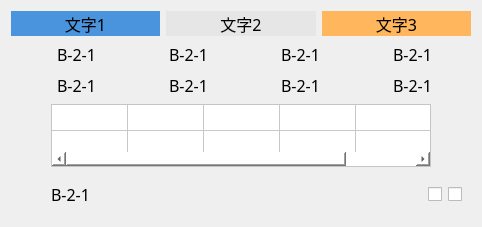
      <widget class="QWidget" name="verLayWidget12" native="true">
       <layout class="QVBoxLayout" name="verticalLayout_17">
        <item>
         <layout class="QHBoxLayout" name="horizontalLayout_121">
          <item>
           <widget class="QLabel" name="label_65">
            <property name="minimumSize">
             <size>
              <width>0</width>
              <height>25</height>
             </size>
            </property>
            <property name="maximumSize">
             <size>
              <width>16777215</width>
              <height>25</height>
             </size>
            </property>
            <property name="font">
             <font>
              <family>黑体</family>
              <pointsize>12</pointsize>
             </font>
            </property>
            <property name="autoFillBackground">
             <bool>false</bool>
            </property>
            <property name="styleSheet">
             <string notr="true">background-color: rgb(74, 148, 222);</string>
            </property>
            <property name="text">
             <string>文字1</string>
            </property>
            <property name="alignment">
             <set>Qt::AlignCenter</set>
            </property>
           </widget>
          </item>
          <item>
           <widget class="QLabel" name="label_66">
            <property name="minimumSize">
             <size>
              <width>0</width>
              <height>25</height>
             </size>
            </property>
            <property name="maximumSize">
             <size>
              <width>16777215</width>
              <height>25</height>
             </size>
            </property>
            <property name="font">
             <font>
              <family>黑体</family>
              <pointsize>12</pointsize>
             </font>
            </property>
            <property name="autoFillBackground">
             <bool>false</bool>
            </property>
            <property name="styleSheet">
             <string notr="true">background-color: rgb(230, 230, 230);</string>
            </property>
            <property name="text">
             <string>文字2</string>
            </property>
            <property name="alignment">
             <set>Qt::AlignCenter</set>
            </property>
           </widget>
          </item>
          <item>
           <widget class="QLabel" name="label_67">
            <property name="minimumSize">
             <size>
              <width>0</width>
              <height>25</height>
             </size>
            </property>
            <property name="maximumSize">
             <size>
              <width>16777215</width>
              <height>25</height>
             </size>
            </property>
            <property name="font">
             <font>
              <family>黑体</family>
              <pointsize>12</pointsize>
             </font>
            </property>
            <property name="autoFillBackground">
             <bool>false</bool>
            </property>
            <property name="styleSheet">
             <string notr="true">background-color: rgb(255, 182, 92);</string>
            </property>
            <property name="text">
             <string>文字3</string>
            </property>
            <property name="alignment">
             <set>Qt::AlignCenter</set>
            </property>
           </widget>
          </item>
         </layout>
        </item>
        <item>
         <layout class="QHBoxLayout" name="horizontalLayout_122">
          <item>
           <layout class="QHBoxLayout" name="horizontalLayout_123">
            <item>
             <widget class="QLabel" name="label_111">
              <property name="minimumSize">
               <size>
                <width>25</width>
                <height>25</height>
               </size>
              </property>
              <property name="maximumSize">
               <size>
                <width>25</width>
                <height>25</height>
               </size>
              </property>
              <property name="styleSheet">
               <string notr="true">border-image: url(:/img/false.png);</string>
              </property>
              <property name="text">
               <string/>
              </property>
             </widget>
            </item>
            <item>
             <widget class="QLabel" name="label1_83">
              <property name="minimumSize">
               <size>
                <width>60</width>
                <height>25</height>
               </size>
              </property>
              <property name="maximumSize">
               <size>
                <width>60</width>
                <height>25</height>
               </size>
              </property>
              <property name="font">
               <font>
                <family>黑体</family>
                <pointsize>12</pointsize>
               </font>
              </property>
              <property name="text">
               <string>B-2-1</string>
              </property>
             </widget>
            </item>
           </layout>
          </item>
          <item>
           <layout class="QHBoxLayout" name="horizontalLayout_124">
            <item>
             <widget class="QLabel" name="label_110">
              <property name="minimumSize">
               <size>
                <width>25</width>
                <height>25</height>
               </size>
              </property>
              <property name="maximumSize">
               <size>
                <width>25</width>
                <height>25</height>
               </size>
              </property>
              <property name="styleSheet">
               <string notr="true">border-image: url(:/img/false.png);</string>
              </property>
              <property name="text">
               <string/>
              </property>
             </widget>
            </item>
            <item>
             <widget class="QLabel" name="label1_84">
              <property name="minimumSize">
               <size>
                <width>60</width>
                <height>25</height>
               </size>
              </property>
              <property name="maximumSize">
               <size>
                <width>60</width>
                <height>25</height>
               </size>
              </property>
              <property name="font">
               <font>
                <family>黑体</family>
                <pointsize>12</pointsize>
               </font>
              </property>
              <property name="text">
               <string>B-2-1</string>
              </property>
             </widget>
            </item>
           </layout>
          </item>
          <item>
           <layout class="QHBoxLayout" name="horizontalLayout_125">
            <item>
             <widget class="QLabel" name="label_107">
              <property name="minimumSize">
               <size>
                <width>25</width>
                <height>25</height>
               </size>
              </property>
              <property name="maximumSize">
               <size>
                <width>25</width>
                <height>25</height>
               </size>
              </property>
              <property name="styleSheet">
               <string notr="true">border-image: url(:/img/false.png);</string>
              </property>
              <property name="text">
               <string/>
              </property>
             </widget>
            </item>
            <item>
             <widget class="QLabel" name="label1_85">
              <property name="minimumSize">
               <size>
                <width>60</width>
                <height>25</height>
               </size>
              </property>
              <property name="maximumSize">
               <size>
                <width>60</width>
                <height>25</height>
               </size>
              </property>
              <property name="font">
               <font>
                <family>黑体</family>
                <pointsize>12</pointsize>
               </font>
              </property>
              <property name="text">
               <string>B-2-1</string>
              </property>
             </widget>
            </item>
           </layout>
          </item>
          <item>
           <layout class="QHBoxLayout" name="horizontalLayout_126">
            <item>
             <widget class="QLabel" name="label_106">
              <property name="minimumSize">
               <size>
                <width>25</width>
                <height>25</height>
               </size>
              </property>
              <property name="maximumSize">
               <size>
                <width>25</width>
                <height>25</height>
               </size>
              </property>
              <property name="styleSheet">
               <string notr="true">border-image: url(:/img/false.png);</string>
              </property>
              <property name="text">
               <string/>
              </property>
             </widget>
            </item>
            <item>
             <widget class="QLabel" name="label1_86">
              <property name="minimumSize">
               <size>
                <width>60</width>
                <height>25</height>
               </size>
              </property>
              <property name="maximumSize">
               <size>
                <width>60</width>
                <height>25</height>
               </size>
              </property>
              <property name="font">
               <font>
                <family>黑体</family>
                <pointsize>12</pointsize>
               </font>
              </property>
              <property name="text">
               <string>B-2-1</string>
              </property>
             </widget>
            </item>
           </layout>
          </item>
         </layout>
        </item>
        <item>
         <layout class="QHBoxLayout" name="horizontalLayout_127">
          <item>
           <layout class="QHBoxLayout" name="horizontalLayout_128">
            <item>
             <widget class="QLabel" name="label_69">
              <property name="minimumSize">
               <size>
                <width>25</width>
                <height>25</height>
               </size>
              </property>
              <property name="maximumSize">
               <size>
                <width>25</width>
                <height>25</height>
               </size>
              </property>
              <property name="text">
               <string/>
              </property>
             </widget>
            </item>
            <item>
             <widget class="QLabel" name="label1_87">
              <property name="minimumSize">
               <size>
                <width>60</width>
                <height>25</height>
               </size>
              </property>
              <property name="maximumSize">
               <size>
                <width>60</width>
                <height>25</height>
               </size>
              </property>
              <property name="font">
               <font>
                <family>黑体</family>
                <pointsize>12</pointsize>
               </font>
              </property>
              <property name="text">
               <string>B-2-1</string>
              </property>
             </widget>
            </item>
           </layout>
          </item>
          <item>
           <layout class="QHBoxLayout" name="horizontalLayout_129">
            <item>
             <widget class="QLabel" name="label_112">
              <property name="minimumSize">
               <size>
                <width>25</width>
                <height>25</height>
               </size>
              </property>
              <property name="maximumSize">
               <size>
                <width>25</width>
                <height>25</height>
               </size>
              </property>
              <property name="styleSheet">
               <string notr="true">border-image: url(:/img/false.png);</string>
              </property>
              <property name="text">
               <string/>
              </property>
             </widget>
            </item>
            <item>
             <widget class="QLabel" name="label1_88">
              <property name="minimumSize">
               <size>
                <width>60</width>
                <height>25</height>
               </size>
              </property>
              <property name="maximumSize">
               <size>
                <width>60</width>
                <height>25</height>
               </size>
              </property>
              <property name="font">
               <font>
                <family>黑体</family>
                <pointsize>12</pointsize>
               </font>
              </property>
              <property name="text">
               <string>B-2-1</string>
              </property>
             </widget>
            </item>
           </layout>
          </item>
          <item>
           <layout class="QHBoxLayout" name="horizontalLayout_130">
            <item>
             <widget class="QLabel" name="label_109">
              <property name="minimumSize">
               <size>
                <width>25</width>
                <height>25</height>
               </size>
              </property>
              <property name="maximumSize">
               <size>
                <width>25</width>
                <height>25</height>
               </size>
              </property>
              <property name="styleSheet">
               <string notr="true">border-image: url(:/img/false.png);</string>
              </property>
              <property name="text">
               <string/>
              </property>
             </widget>
            </item>
            <item>
             <widget class="QLabel" name="label1_89">
              <property name="minimumSize">
               <size>
                <width>60</width>
                <height>25</height>
               </size>
              </property>
              <property name="maximumSize">
               <size>
                <width>60</width>
                <height>25</height>
               </size>
              </property>
              <property name="font">
               <font>
                <family>黑体</family>
                <pointsize>12</pointsize>
               </font>
              </property>
              <property name="text">
               <string>B-2-1</string>
              </property>
             </widget>
            </item>
           </layout>
          </item>
          <item>
           <layout class="QHBoxLayout" name="horizontalLayout_131">
            <item>
             <widget class="QLabel" name="label_113">
              <property name="minimumSize">
               <size>
                <width>25</width>
                <height>25</height>
               </size>
              </property>
              <property name="maximumSize">
               <size>
                <width>25</width>
                <height>25</height>
               </size>
              </property>
              <property name="styleSheet">
               <string notr="true">border-image: url(:/img/false.png);</string>
              </property>
              <property name="text">
               <string/>
              </property>
             </widget>
            </item>
            <item>
             <widget class="QLabel" name="label1_90">
              <property name="minimumSize">
               <size>
                <width>60</width>
                <height>25</height>
               </size>
              </property>
              <property name="maximumSize">
               <size>
                <width>60</width>
                <height>25</height>
               </size>
              </property>
              <property name="font">
               <font>
                <family>黑体</family>
                <pointsize>12</pointsize>
               </font>
              </property>
              <property name="text">
               <string>B-2-1</string>
              </property>
             </widget>
            </item>
           </layout>
          </item>
         </layout>
        </item>
        <item>
         <layout class="QHBoxLayout" name="horizontalLayout_132">
          <item>
           <spacer name="horizontalSpacer_29">
            <property name="orientation">
             <enum>Qt::Horizontal</enum>
            </property>
            <property name="sizeHint" stdset="0">
             <size>
              <width>40</width>
              <height>20</height>
             </size>
            </property>
           </spacer>
          </item>
          <item>
           <widget class="QTableWidget" name="tableWidget12">
            <property name="minimumSize">
             <size>
              <width>380</width>
              <height>63</height>
             </size>
            </property>
            <property name="maximumSize">
             <size>
              <width>380</width>
              <height>63</height>
             </size>
            </property>
            <property name="font">
             <font>
              <family>黑体</family>
              <pointsize>11</pointsize>
             </font>
            </property>
            <property name="autoFillBackground">
             <bool>false</bool>
            </property>
            <property name="styleSheet">
             <string notr="true">gridline-color: rgb(200, 200, 200);
background-color: rgb(255, 255, 255);
</string>
            </property>
            <property name="verticalScrollBarPolicy">
             <enum>Qt::ScrollBarAlwaysOff</enum>
            </property>
            <property name="horizontalScrollBarPolicy">
             <enum>Qt::ScrollBarAsNeeded</enum>
            </property>
            <property name="sizeAdjustPolicy">
             <enum>QAbstractScrollArea::AdjustToContentsOnFirstShow</enum>
            </property>
            <property name="dragDropOverwriteMode">
             <bool>true</bool>
            </property>
            <property name="selectionMode">
             <enum>QAbstractItemView::NoSelection</enum>
            </property>
            <property name="horizontalScrollMode">
             <enum>QAbstractItemView::ScrollPerItem</enum>
            </property>
            <property name="showGrid">
             <bool>true</bool>
            </property>
            <property name="gridStyle">
             <enum>Qt::SolidLine</enum>
            </property>
            <property name="sortingEnabled">
             <bool>false</bool>
            </property>
            <property name="wordWrap">
             <bool>true</bool>
            </property>
            <property name="cornerButtonEnabled">
             <bool>true</bool>
            </property>
            <property name="rowCount">
             <number>3</number>
            </property>
            <property name="columnCount">
             <number>5</number>
            </property>
            <attribute name="horizontalHeaderVisible">
             <bool>false</bool>
            </attribute>
            <attribute name="horizontalHeaderCascadingSectionResizes">
             <bool>false</bool>
            </attribute>
            <attribute name="horizontalHeaderDefaultSectionSize">
             <number>76</number>
            </attribute>
            <attribute name="horizontalHeaderHighlightSections">
             <bool>true</bool>
            </attribute>
            <attribute name="horizontalHeaderMinimumSectionSize">
             <number>20</number>
            </attribute>
            <attribute name="horizontalHeaderShowSortIndicator" stdset="0">
             <bool>false</bool>
            </attribute>
            <attribute name="horizontalHeaderStretchLastSection">
             <bool>true</bool>
            </attribute>
            <attribute name="verticalHeaderVisible">
             <bool>false</bool>
            </attribute>
            <attribute name="verticalHeaderCascadingSectionResizes">
             <bool>true</bool>
            </attribute>
            <attribute name="verticalHeaderDefaultSectionSize">
             <number>21</number>
            </attribute>
            <attribute name="verticalHeaderHighlightSections">
             <bool>true</bool>
            </attribute>
            <attribute name="verticalHeaderMinimumSectionSize">
             <number>20</number>
            </attribute>
            <attribute name="verticalHeaderShowSortIndicator" stdset="0">
             <bool>false</bool>
            </attribute>
            <attribute name="verticalHeaderStretchLastSection">
             <bool>true</bool>
            </attribute>
            <row>
             <property name="text">
              <string>新建行</string>
             </property>
             <property name="font">
              <font>
               <family>Agency FB</family>
               <pointsize>11</pointsize>
              </font>
             </property>
            </row>
            <row>
             <property name="text">
              <string>新建行</string>
             </property>
             <property name="font">
              <font>
               <family>Agency FB</family>
               <pointsize>11</pointsize>
              </font>
             </property>
            </row>
            <row/>
            <column>
             <property name="text">
              <string>新建列</string>
             </property>
             <property name="font">
              <font>
               <pointsize>11</pointsize>
              </font>
             </property>
             <property name="foreground">
              <brush brushstyle="SolidPattern">
               <color alpha="255">
                <red>0</red>
                <green>0</green>
                <blue>0</blue>
               </color>
              </brush>
             </property>
            </column>
            <column>
             <property name="text">
              <string>新建列</string>
             </property>
             <property name="font">
              <font>
               <pointsize>11</pointsize>
              </font>
             </property>
            </column>
            <column>
             <property name="text">
              <string>新建列</string>
             </property>
             <property name="font">
              <font>
               <family>Agency FB</family>
               <pointsize>11</pointsize>
              </font>
             </property>
            </column>
            <column>
             <property name="text">
              <string>新建列</string>
             </property>
             <property name="font">
              <font>
               <family>Agency FB</family>
               <pointsize>11</pointsize>
              </font>
             </property>
            </column>
            <column/>
            <item row="0" column="0">
             <property name="text">
              <string/>
             </property>
             <property name="font">
              <font>
               <pointsize>11</pointsize>
              </font>
             </property>
            </item>
           </widget>
          </item>
          <item>
           <spacer name="horizontalSpacer_30">
            <property name="orientation">
             <enum>Qt::Horizontal</enum>
            </property>
            <property name="sizeHint" stdset="0">
             <size>
              <width>40</width>
              <height>20</height>
             </size>
            </property>
           </spacer>
          </item>
         </layout>
        </item>
        <item>
         <widget class="QWidget" name="widget_7" native="true">
          <layout class="QHBoxLayout" name="horizontalLayout_133">
           <item>
            <widget class="QLabel" name="label_108">
             <property name="minimumSize">
              <size>
               <width>25</width>
               <height>25</height>
              </size>
             </property>
             <property name="maximumSize">
              <size>
               <width>25</width>
               <height>25</height>
              </size>
             </property>
             <property name="styleSheet">
              <string notr="true">border-image: url(:/img/false.png);</string>
             </property>
             <property name="text">
              <string/>
             </property>
            </widget>
           </item>
           <item>
            <widget class="QLabel" name="label1_91">
             <property name="minimumSize">
              <size>
               <width>60</width>
               <height>25</height>
              </size>
             </property>
             <property name="maximumSize">
              <size>
               <width>60</width>
               <height>25</height>
              </size>
             </property>
             <property name="font">
              <font>
               <family>黑体</family>
               <pointsize>12</pointsize>
              </font>
             </property>
             <property name="text">
              <string>B-2-1</string>
             </property>
            </widget>
           </item>
           <item>
            <spacer name="horizontalSpacer_31">
             <property name="orientation">
              <enum>Qt::Horizontal</enum>
             </property>
             <property name="sizeHint" stdset="0">
              <size>
               <width>40</width>
               <height>20</height>
              </size>
             </property>
            </spacer>
           </item>
           <item>
            <widget class="QCheckBox" name="checkBox_19">
             <property name="minimumSize">
              <size>
               <width>0</width>
               <height>25</height>
              </size>
             </property>
             <property name="maximumSize">
              <size>
               <width>16777215</width>
               <height>25</height>
              </size>
             </property>
             <property name="styleSheet">
              <string notr="true">QCheckBox::indicator:unchecked {
width:80px;height:25px; image:url(:/img/Off.png);
}
QCheckBox::indicator:checked {
width:80px;height:25px; image:url(:/img/On.png);
}</string>
             </property>
             <property name="text">
              <string/>
             </property>
            </widget>
           </item>
           <item>
            <widget class="QCheckBox" name="checkBox_20">
             <property name="minimumSize">
              <size>
               <width>0</width>
               <height>25</height>
              </size>
             </property>
             <property name="maximumSize">
              <size>
               <width>16777215</width>
               <height>25</height>
              </size>
             </property>
             <property name="styleSheet">
              <string notr="true">QCheckBox::indicator:unchecked {
width:80px;height:25px; image:url(:/img/Off.png);
}
QCheckBox::indicator:checked {
width:80px;height:25px; image:url(:/img/On.png);
}</string>
             </property>
             <property name="text">
              <string/>
             </property>
            </widget>
           </item>
          </layout>
         </widget>
        </item>
       </layout>
      </widget>
